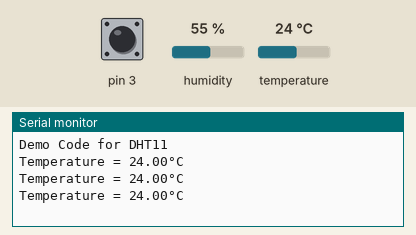
Bench run of a sketch on a simulated Arduino Uno, built with avr-gcc and run on an emulated ATmega328P. Shown: the last lines printed to the serial monitor. Inputs (shaded band) come from the test bench; at power-on: pin 3 HIGH, temperature 24 °C, humidity 55 %.

Above: at 2.8 s.
2.9 s: pin 3 pulled LOW for 1.25 s
At 3.5 s:
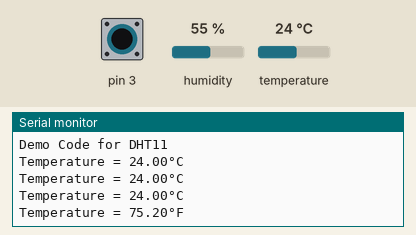
5.6 s: temperature set to 12 °C
At 6.9 s:
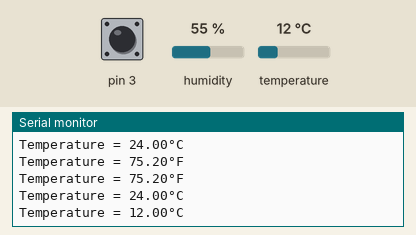
7.1 s: temperature set to 19 °C
At 7.9 s:
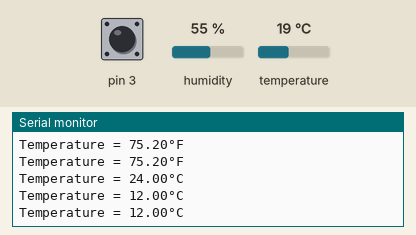
8.6 s: pin 3 pulled LOW for 1.25 s
At 9.6 s:
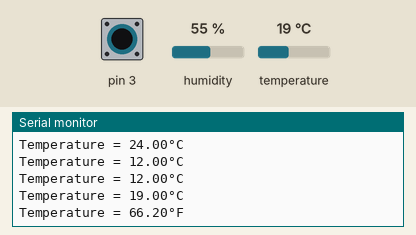
Timing chart, 0 to 11.6 s (numbered marks = the images above; inputs shaded):
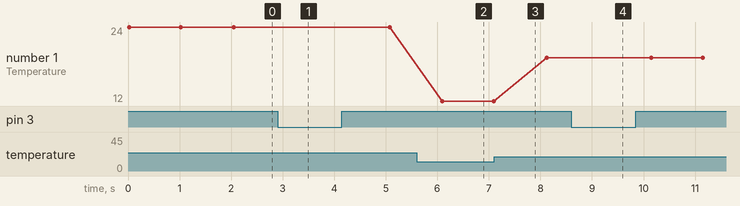

The sketch:

if_else_Temprature.ino
```cpp
#include <DHT.h>
#include <DHT_U.h>


#define DHTPIN 4
#define DHTTYPE DHT11
DHT dht(DHTPIN,DHTTYPE); // dht is name

void setup() {
  // put your setup code here, to run once:
Serial.begin(9600);
Serial.println(F("Demo Code for DHT11"));
pinMode(3,INPUT_PULLUP);

dht.begin();
}

void loop() {
  // put your main code here, to run repeatedly:
float t=dht.readTemperature();
float f=dht.readTemperature(true);
int button=digitalRead(3);
/*if(isnan(t)|| isnan(h)||isnan(f))
{
  Serial.println("Failed to read the sensor");
  return;
}*/
if(button==1)
{
Serial.print("Temperature = ");
Serial.print(t);
Serial.println("°C ");
}
else
{
Serial.print("Temperature = ");
Serial.print(f);
Serial.println("°F ");
}

delay(1000);
}
```

Measured:
- after the input at 2.9 s, the serial monitor: prints a new line after 0.15 s (image 1)
- after the input at 5.6 s, the serial monitor: prints a new line after 0.50 s (image 2)
- after the input at 8.6 s, the serial monitor: prints a new line after 0.52 s (image 4)
- plotted number 1: 24 → 12 after the input at 5.6 s, 12 → 19 after the input at 7.1 s
